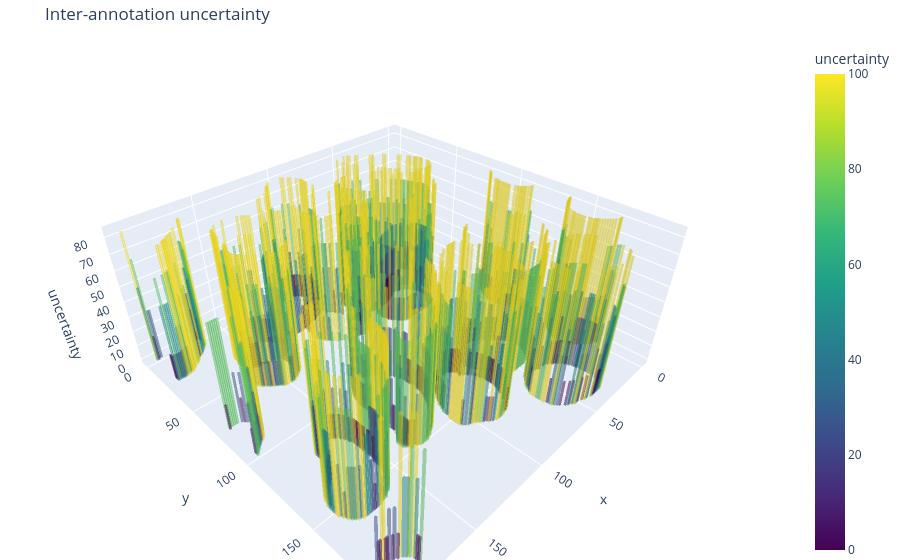

Here is the notebook cell this chart was saved with:
### Code cell
fig = utils.uncertainty_bars_3d(uncertainty*100, threshold=0.0, stride=1)
fig.show()

### Figure 1 — Plotly figure (JSON) as saved in the notebook; plotly's stock layout.template omitted (floating-point values rounded to 4 significant figures; data arrays with more than 128 entries replaced by an {"elided": "..."} marker saying what was removed)
{"data": [{"facecolor": {"elided": "23736 str values"}, "flatshading": true, "hoverinfo": "skip", "i": {"elided": "23736 int values"}, "j": {"elided": "23736 int values"}, "k": {"elided": "23736 int values"}, "opacity": 0.3, "showscale": false, "type": "mesh3d", "x": {"elided": "15824 float values"}, "y": {"elided": "15824 float values"}, "z": {"elided": "15824 float values"}}, {"marker": {"cmax": 100, "cmin": 0, "color": [0, 100], "colorbar": {"title": {"text": "uncertainty"}}, "colorscale": [[0, "#440154"], [0.1111, "#482878"], [0.2222, "#3e4989"], [0.3333, "#31688e"], [0.4444, "#26828e"], [0.5556, "#1f9e89"], [0.6667, "#35b779"], [0.7778, "#6ece58"], [0.8889, "#b5de2b"], [1, "#fde725"]], "showscale": true, "size": 0}, "mode": "markers", "showlegend": false, "type": "scatter3d", "x": [null], "y": [null], "z": [null]}], "layout": {"margin": {"b": 0, "l": 0, "r": 0, "t": 40}, "scene": {"aspectmode": "data", "xaxis": {"title": {"text": "x"}}, "yaxis": {"title": {"text": "y"}}, "zaxis": {"title": {"text": "uncertainty"}}}, "title": {"text": "Inter-annotation uncertainty"}}}
